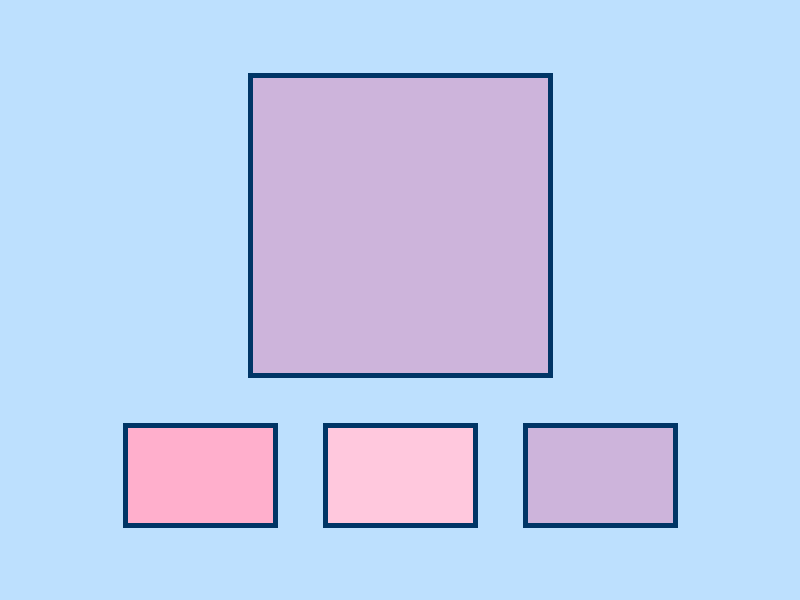
Frame 1 (no input)
Frame 60 (the mouse pressed at the canvas centre just before this capture): identical to frame 1, image omitted
Frame 120 (the mouse held since frame 60 and released just before this capture): identical to frame 1, image omitted

The Processing sketch that drew this single still picture (run headless with seeded random() and noise(); from frame 60 on, the mouse is pressed at the canvas centre):

// Processing sketch: rectangle_button
// ── rectangle_button.pde
//pallette of colors
color lightPink = #ffc8dd;
color purple = #cdb4db;
color pink = #ffafcc;
color lightBlue= #bde0fe;
color darkBlue = #003566;
color white = #ffffff;

//variables for color selection
color selectedColor;

void setup() {
  size(800, 600);
  strokeWeight(5);
  stroke(darkBlue);
  selectedColor = purple;
}

void draw() {
  background(lightBlue);

  //pink buttons
  tactile(125);
  fill(pink);
  rect(125, 425, 150, 100);

  //lightpink button
  tactile(325);
  fill(lightPink);
  rect(325, 425, 150, 100);

  //purple button
  tactile(525);
  fill(purple);
  rect(525, 425, 150, 100);

  //Indicator
  stroke(darkBlue);
  fill(selectedColor);
  square(250, 75, 300);
}


void tactile (int x) {
  if (mouseX > x && mouseX < x+150 && mouseY > 425 && mouseY < 525) {
    stroke(white);
  } else {
    stroke(darkBlue);
  }
}


void mouseReleased() {
  //pink button
  if (mouseX > 125 && mouseX < 275 && mouseY > 425 && mouseY < 525) {
    selectedColor = pink;
  }

  //lightpink button
  if (mouseX > 325 && mouseX < 475 && mouseY > 425 && mouseY < 525) {
    selectedColor = lightPink;
  }
  //purple button
  if (mouseX > 525 && mouseX < 675 && mouseY > 425 && mouseY < 525) {
    selectedColor = purple;
  }
}
